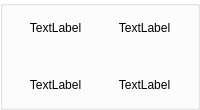
        <widget class="QGroupBox" name="groupBox_80">
         <property name="minimumSize">
          <size>
           <width>110</width>
           <height>110</height>
          </size>
         </property>
         <property name="styleSheet">
          <string notr="true">background-color: qlineargradient(spread:pad, x1:0, y1:0, x2:1, y2:0, stop:0.448864 rgba(255, 255, 255, 25));</string>
         </property>
         <property name="title">
          <string/>
         </property>
         <layout class="QGridLayout" name="gridLayout_13">
          <item row="0" column="0">
           <layout class="QGridLayout" name="gridLayout_12">
            <item row="2" column="1">
             <widget class="QLabel" name="label_87">
              <property name="text">
               <string>TextLabel</string>
              </property>
              <property name="alignment">
               <set>Qt::AlignCenter</set>
              </property>
             </widget>
            </item>
            <item row="0" column="1">
             <widget class="QLabel" name="label_88">
              <property name="text">
               <string>TextLabel</string>
              </property>
              <property name="alignment">
               <set>Qt::AlignCenter</set>
              </property>
             </widget>
            </item>
            <item row="2" column="0">
             <widget class="QLabel" name="label_89">
              <property name="text">
               <string>TextLabel</string>
              </property>
              <property name="alignment">
               <set>Qt::AlignCenter</set>
              </property>
             </widget>
            </item>
            <item row="0" column="0">
             <widget class="QLabel" name="label_90">
              <property name="text">
               <string>TextLabel</string>
              </property>
              <property name="alignment">
               <set>Qt::AlignCenter</set>
              </property>
             </widget>
            </item>
            <item row="1" column="0">
             <widget class="QLabel" name="label_195">
              <property name="text">
               <string/>
              </property>
             </widget>
            </item>
            <item row="1" column="1">
             <widget class="QLabel" name="label_196">
              <property name="text">
               <string/>
              </property>
             </widget>
            </item>
           </layout>
          </item>
         </layout>
        </widget>
